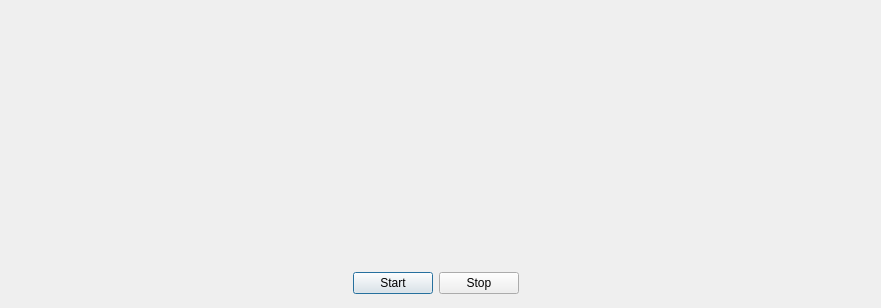
<?xml version="1.0" encoding="UTF-8"?>
<ui version="4.0">
 <class>Output</class>
 <widget class="QDialog" name="Output">
  <property name="geometry">
   <rect>
    <x>0</x>
    <y>0</y>
    <width>881</width>
    <height>308</height>
   </rect>
  </property>
  <property name="sizePolicy">
   <sizepolicy hsizetype="Expanding" vsizetype="Expanding">
    <horstretch>0</horstretch>
    <verstretch>0</verstretch>
   </sizepolicy>
  </property>
  <property name="windowTitle">
   <string>ATSC Output</string>
  </property>
  <widget class="QWidget" name="layoutWidget">
   <property name="geometry">
    <rect>
     <x>0</x>
     <y>10</y>
     <width>871</width>
     <height>251</height>
    </rect>
   </property>
   <layout class="QVBoxLayout" name="propertiesLayout"/>
  </widget>
  <widget class="QWidget" name="layoutWidget_2">
   <property name="geometry">
    <rect>
     <x>0</x>
     <y>270</y>
     <width>871</width>
     <height>27</height>
    </rect>
   </property>
   <layout class="QHBoxLayout" name="horizontalLayout">
    <property name="spacing">
     <number>6</number>
    </property>
    <item>
     <spacer name="horizontalSpacer">
      <property name="orientation">
       <enum>Qt::Horizontal</enum>
      </property>
      <property name="sizeHint" stdset="0">
       <size>
        <width>40</width>
        <height>20</height>
       </size>
      </property>
     </spacer>
    </item>
    <item>
     <widget class="QPushButton" name="startOutput">
      <property name="text">
       <string>Start</string>
      </property>
     </widget>
    </item>
    <item>
     <widget class="QPushButton" name="stopOutput">
      <property name="text">
       <string>Stop</string>
      </property>
     </widget>
    </item>
    <item>
     <spacer name="horizontalSpacer_2">
      <property name="orientation">
       <enum>Qt::Horizontal</enum>
      </property>
      <property name="sizeHint" stdset="0">
       <size>
        <width>40</width>
        <height>20</height>
       </size>
      </property>
     </spacer>
    </item>
   </layout>
  </widget>
 </widget>
 <resources/>
 <connections/>
</ui>
